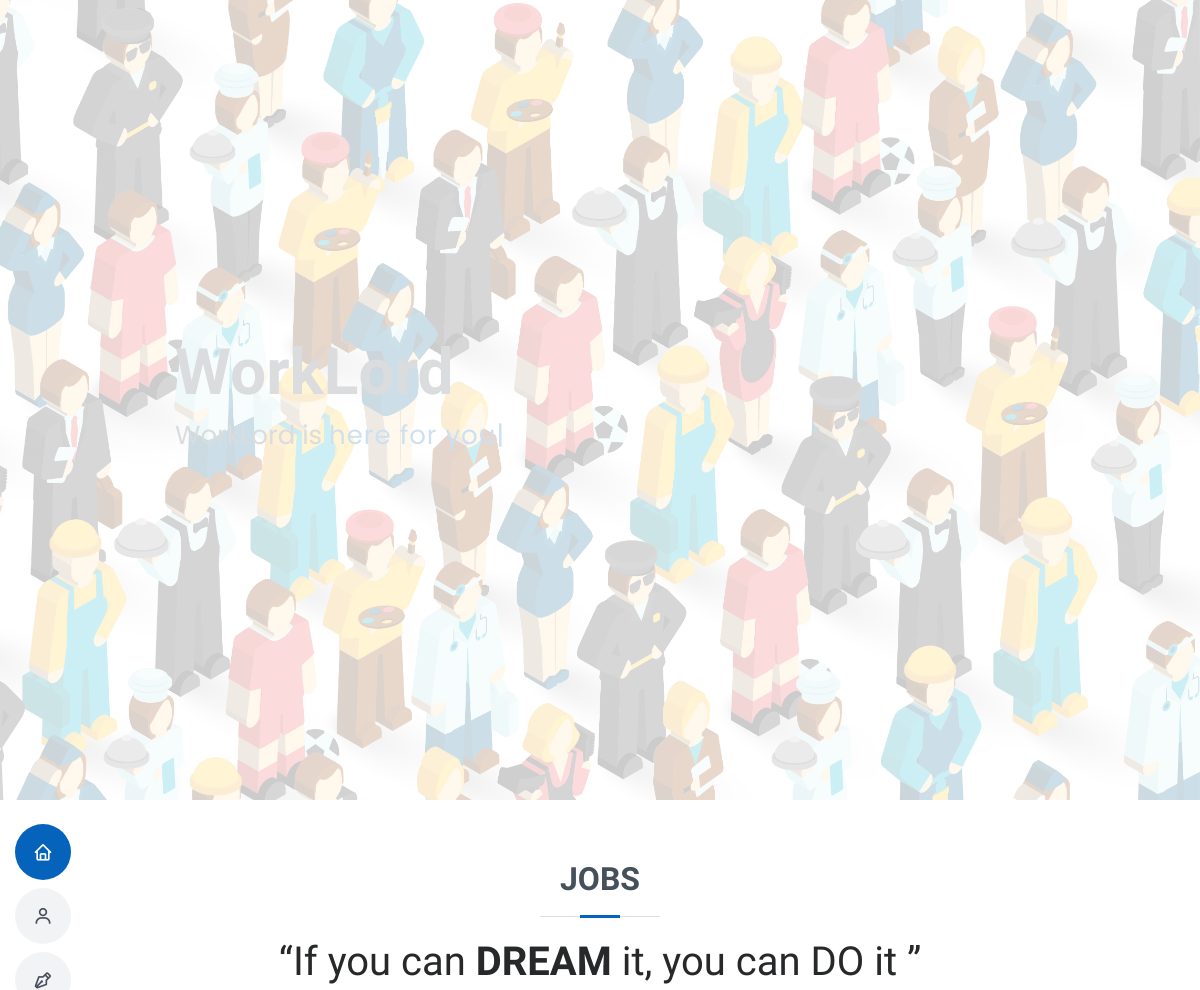
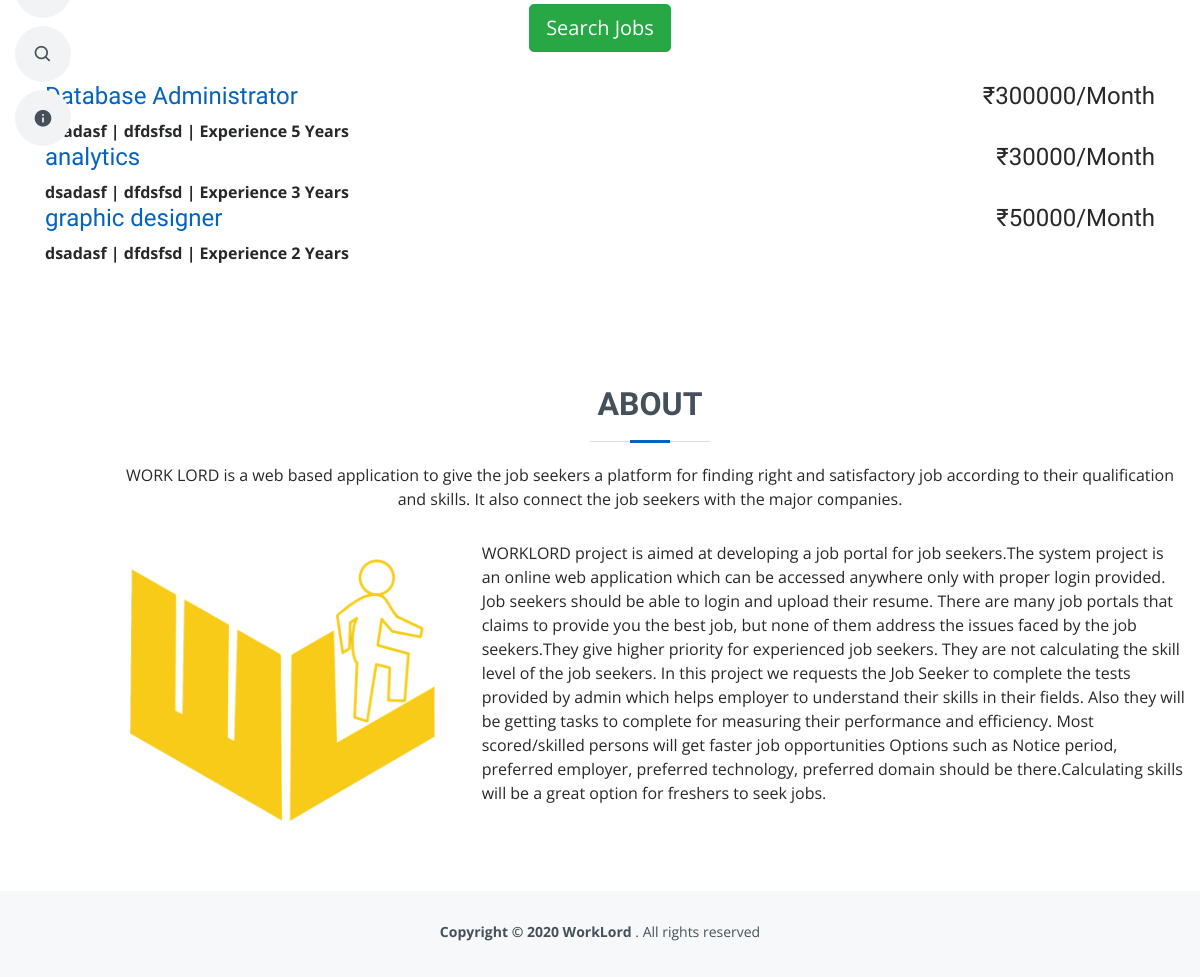
The page / on the database its author committed (2 pictures, top to bottom).
### tables this page shows
CREATE TABLE `job_post` (
  `id_jobpost` int(11) NOT NULL,
  `id_company` int(11) NOT NULL,
  `jobtitle` varchar(255) NOT NULL,
  `description` text NOT NULL,
  `minimumsalary` varchar(255) NOT NULL,
  `maximumsalary` varchar(255) NOT NULL,
  `experience` varchar(255) NOT NULL,
  `qualification` varchar(255) NOT NULL,
  `duedate` varchar(255) NOT NULL,
  `createdat` timestamp NOT NULL DEFAULT current_timestamp(),
  `active` int(2) NOT NULL DEFAULT 1
);

CREATE TABLE `company` (
  `id_company` int(11) NOT NULL,
  `name` varchar(255) NOT NULL,
  `companyname` varchar(255) NOT NULL,
  `country` varchar(255) NOT NULL,
  `state` varchar(255) NOT NULL,
  `city` varchar(255) NOT NULL,
  `contactno` varchar(255) NOT NULL,
  `website` varchar(255) NOT NULL,
  `email` varchar(255) NOT NULL,
  `aboutme` varchar(255) DEFAULT NULL,
  `logo` varchar(255) NOT NULL,
  `createdAt` timestamp NOT NULL DEFAULT current_timestamp(),
  `active` int(11) NOT NULL DEFAULT 2
);

### index.php (the view, shortened to what this page needs)
<?php
require_once("db.php");
?>
<!DOCTYPE html>
<html lang="en">
<head>
  <link rel="stylesheet" href="https://cdnjs.cloudflare.com/ajax/libs/font-awesome/4.7.0/css/font-awesome.css"/>
  <link rel="stylesheet" href="https://stackpath.bootstrapcdn.com/bootswatch/4.3.1/darkly/bootstrap.min.css">
  <link href="vendor/bootstrap/css/bootstrap.min.css" rel="stylesheet">
  <link href="vendor/icofont/icofont.min.css" rel="stylesheet">
  <link href="vendor/boxicons/css/boxicons.min.css" rel="stylesheet">
  <link href="vendor/venobox/venobox.css" rel="stylesheet">
  <link href="vendor/owl.carousel/assets/owl.carousel.min.css" rel="stylesheet">
  <link href="vendor/aos/aos.css" rel="stylesheet">
  <link href="css/style.css" rel="stylesheet">
</head>
<body>
  <header id="header" class="d-flex flex-column justify-content-center">
    <nav class="nav-menu">
      <ul>
        <li class="active"><a href="#hero"><i class="bx bx-home"></i> <span>Home</span></a></li>
          <?php if((empty($_SESSION['id_company']))&&(empty($_SESSION['id_user']))&&(empty($_SESSION['loginid']))) { ?>
          <li><a href="login.php"><i class="bx bx-user"></i> <span>Login</span></a></li>
          <li><a href="sign-up.php"><i class="bx bx-pen"></i> <span>Signup</span></a></li>
          <?php } ?>
        <li><a href="#jobs"><i class="bx bx-search"></i> <span>Jobs</span></a></li>
        <li><a href="#about"><i class="bx bxs-info-circle"></i> <span>About us</span></a></li>
      </ul>
    </nav>
  </header>
  <section id="hero" class="d-flex flex-column justify-content-center">
    <div class="container" data-aos="zoom-in" data-aos-delay="100">
      <h1>WorkLord</h1>
      <p>WorkLord is <span class="typed" data-typed-items="here for you, searching job for you, waiting, giving you opportunities"></span></p>
    </div>
  </section>
    <section id="jobs" class="jobs">
      <div class="container" data-aos="fade-up">
        <div class="section-title">
          <h2>Jobs</h2>
		   <div class="row">
          <div class="col-md-12 text-center index-head">
            <h1>“If you can <strong>DREAM</strong> it, you can DO it ”</h1>
            <p><a class="btn btn-success btn-lg" href="jobs.php" role="button">Search Jobs</a></p>
          </div>
        </div>
		  </div>
        <div class="row">
          <div class="col-md-12 latest-job margin-bottom-20">
            <?php
		  $today = (new DateTime())->format('Y-m-d');
          $sql = "SELECT * FROM job_post WHERE duedate<='$today' and active=1 Order By Rand() Limit 4";
          $result = $conn->query($sql);
          if($result->num_rows > 0) {
            while($row = $result->fetch_assoc())
            {
              $sql1 = "SELECT * FROM company WHERE id_company='$row[id_company]'";
              $result1 = $conn->query($sql1);
              if($result1->num_rows > 0) {
                while($row1 = $result1->fetch_assoc())
                {
             ?>
            <div class="clearfix">
              <div>
                <h4><a href="view-job-post.php?id=<?php echo $row['id_jobpost']; ?>"><?php echo $row['jobtitle']; ?></a> <span class="pull-right">₹<?php echo $row['maximumsalary']; ?>/Month</span></h4>
                <div>
                    <div><strong><?php echo $row1['companyname']; ?> | <?php echo $row1['city']; ?> | Experience <?php echo $row['experience']; ?> Years</strong></div>
                </div>
              </div>
            </div>
          <?php
              }
            }
            }
          }
          ?>
          </div>
        </div>
      </div>
    </section>
  <main id="main">
    <section id="about" class="about">
      <div class="container" data-aos="fade-up">
        <div class="section-title">
          <h2>About</h2>
          <p>WORK LORD is a web based application to give the job seekers a platform for finding right and satisfactory job according to their qualification and skills. It also connect the job seekers with the major companies.</p>
        </div>
        <div class="row">
          <div class="col-lg-4">
            <img src="img/logo.png" class="img-fluid" alt="">
          </div>
          <div class="col-lg-8 pt-4 pt-lg-0 content">
            <p>
              WORKLORD project is aimed at developing a job portal for job seekers.The system project is an online web application which can be accessed anywhere only with proper login provided. Job seekers should be able to login and upload their resume. There are many job portals that claims to provide you the best job, but none of them address the issues faced by the job seekers.They give higher priority for experienced job seekers. They are not calculating the skill level of the job seekers. In this project we requests the Job Seeker to complete the tests provided by admin which helps employer to understand their skills in their fields. Also they will be getting tasks to complete for measuring their performance and efficiency. Most scored/skilled persons will get faster job opportunities Options such as Notice period, preferred employer, preferred technology, preferred domain should be there.Calculating skills will be a great option for freshers to seek jobs.
            </p>
          </div>
        </div>
      </div>
    </section>
  </main>
  <footer id="footer">
    <div class="container">
      <div class="copyright">
         <strong>Copyright &copy; 2020 WorkLord </strong>.</Strong> All rights reserved
      </div>
    </div>
  </footer>
</body>
</html>

### css/style.css (style rules this page uses)
body { font-family: "Open Sans", sans-serif; color: #272829; }
a { color: #0563bb; }
h1, h2, h3, h4, h5, h6 { font-family: "Raleway", sans-serif; }
#header { position: fixed; top: 0; left: 0; bottom: 0; z-index: 9997; transition: all 0.5s; padding: 15px; overflow-y: auto; }
@media (min-width: 992px) { #main { margin-left: 100px; } }
.nav-menu * { margin: 0; padding: 0; list-style: none; }
.nav-menu > ul > li { position: relative; white-space: nowrap; }
.nav-menu a { display: flex; align-items: center; color: #45505b; padding: 10px 18px; margin-bottom: 8px; transition: 0.3s; font-size: 15px; border-radius: 50px; background: #f2f3f5; height: 56px; width: 100%; overflow: hidden; transition: 0.3s; }
.nav-menu a i { font-size: 20px; }
@media (min-width: 992px) { .nav-menu a { width: 56px; } }
.nav-menu a:hover, .nav-menu .active > a, .nav-menu li:hover > a { color: #fff; background: #0563bb; }
#hero { width: 100%; height: 100vh; background: url("../img/hero-bg.jpg") top right no-repeat; background-size: cover; position: relative; }
@media (min-width: 992px) { #hero { padding-left: 160px; } }
#hero:before { content: ""; background: rgba(255, 255, 255, 0.8); position: absolute; bottom: 0; top: 0; left: 0; right: 0; }
#hero h1 { margin: 0; font-size: 64px; font-weight: 700; line-height: 56px; color: #45505b; }
#hero p { color: #45505b; margin: 15px 0 0 0; font-size: 26px; font-family: "Poppins", sans-serif; }
#hero p span { color: #0563bb; letter-spacing: 1px; }
section { padding: 60px 0; overflow: hidden; }
.section-title { text-align: center; padding-bottom: 30px; }
.section-title h2 { font-size: 32px; font-weight: bold; text-transform: uppercase; margin-bottom: 20px; padding-bottom: 20px; position: relative; color: #45505b; }
.section-title h2::before { content: ''; position: absolute; display: block; width: 120px; height: 1px; background: #ddd; bottom: 1px; left: calc(50% - 60px); }
.section-title h2::after { content: ''; position: absolute; display: block; width: 40px; height: 3px; background: #0563bb; bottom: 0; left: calc(50% - 20px); }
.section-title p { margin-bottom: 0; }
.about .content p:last-child { margin-bottom: 0; }
#footer { background: #f7f8f9; color: #45505b; font-size: 14px; text-align: center; padding: 30px 0; }
#footer .copyright { margin: 0 0 5px 0; }

### rows shown on the page
job_post: jobtitle "Database Administrator", maximumsalary "300000", experience "5"
company: companyname "dsadasf", city "dfdsfsd"
job_post: jobtitle "analytics", maximumsalary "30000", experience "3"
job_post: jobtitle "graphic designer", maximumsalary "50000", experience "2"
